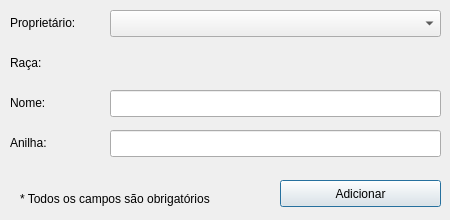
<?xml version="1.0" encoding="UTF-8"?>
<ui version="4.0">
 <class>CreateBird</class>
 <widget class="QDialog" name="CreateBird">
  <property name="geometry">
   <rect>
    <x>0</x>
    <y>0</y>
    <width>450</width>
    <height>220</height>
   </rect>
  </property>
  <property name="windowTitle">
   <string>Novo Pássaro</string>
  </property>
  <widget class="QLineEdit" name="washerLine">
   <property name="geometry">
    <rect>
     <x>110</x>
     <y>130</y>
     <width>331</width>
     <height>27</height>
    </rect>
   </property>
  </widget>
  <widget class="QLabel" name="label_3">
   <property name="geometry">
    <rect>
     <x>10</x>
     <y>134</y>
     <width>67</width>
     <height>17</height>
    </rect>
   </property>
   <property name="text">
    <string>Anilha:</string>
   </property>
  </widget>
  <widget class="QLabel" name="label_2">
   <property name="geometry">
    <rect>
     <x>20</x>
     <y>190</y>
     <width>241</width>
     <height>17</height>
    </rect>
   </property>
   <property name="text">
    <string>* Todos os campos são obrigatórios</string>
   </property>
  </widget>
  <widget class="QLineEdit" name="nameLine">
   <property name="geometry">
    <rect>
     <x>110</x>
     <y>90</y>
     <width>331</width>
     <height>27</height>
    </rect>
   </property>
  </widget>
  <widget class="QPushButton" name="addBtn">
   <property name="geometry">
    <rect>
     <x>280</x>
     <y>180</y>
     <width>161</width>
     <height>27</height>
    </rect>
   </property>
   <property name="text">
    <string>Adicionar</string>
   </property>
  </widget>
  <widget class="QLabel" name="label">
   <property name="geometry">
    <rect>
     <x>10</x>
     <y>94</y>
     <width>67</width>
     <height>17</height>
    </rect>
   </property>
   <property name="text">
    <string>Nome:</string>
   </property>
  </widget>
  <widget class="QLabel" name="label_4">
   <property name="geometry">
    <rect>
     <x>10</x>
     <y>14</y>
     <width>91</width>
     <height>17</height>
    </rect>
   </property>
   <property name="text">
    <string>Proprietário:</string>
   </property>
  </widget>
  <widget class="QLabel" name="label_5">
   <property name="geometry">
    <rect>
     <x>10</x>
     <y>54</y>
     <width>67</width>
     <height>17</height>
    </rect>
   </property>
   <property name="text">
    <string>Raça:</string>
   </property>
  </widget>
  <widget class="QLabel" name="race">
   <property name="geometry">
    <rect>
     <x>110</x>
     <y>54</y>
     <width>331</width>
     <height>17</height>
    </rect>
   </property>
   <property name="font">
    <font>
     <weight>75</weight>
     <bold>true</bold>
    </font>
   </property>
   <property name="text">
    <string/>
   </property>
  </widget>
  <widget class="QComboBox" name="ownersBox">
   <property name="geometry">
    <rect>
     <x>110</x>
     <y>10</y>
     <width>331</width>
     <height>27</height>
    </rect>
   </property>
  </widget>
 </widget>
 <resources/>
 <connections/>
</ui>
